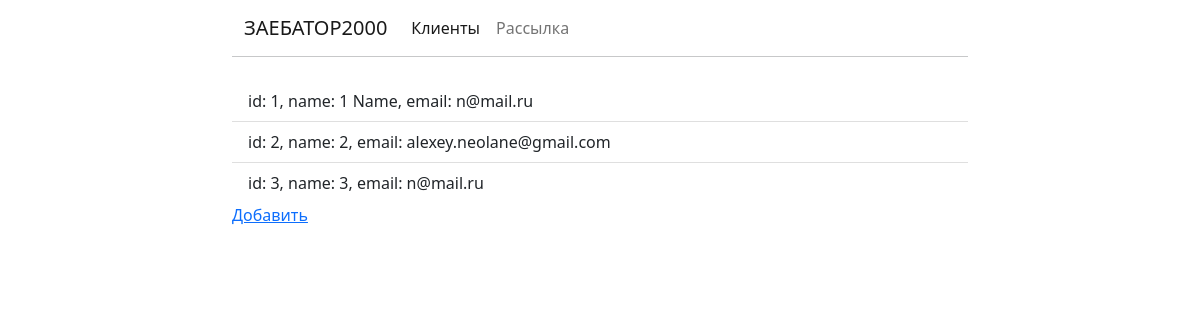
Before: /clients with the older database file.
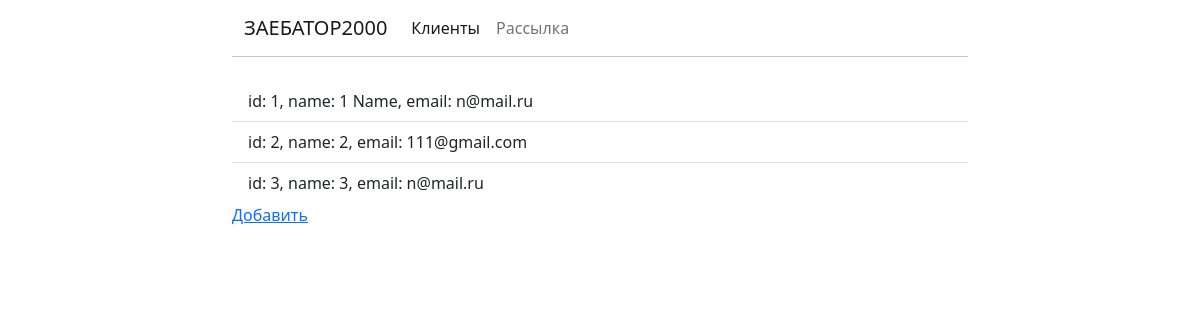
After: the same page with the newer database file.
### mails/models.py (models this page shows, shortened)
class Client(models.Model):
  name = models.CharField(max_length=200)
  email = models.EmailField(max_length=500)

### mails/views.py (the view)
# urls.py: path('clients', views.ClientListView.as_view(), name='client-list'),
class ClientListView(generic.ListView):
  model = Client

### mails/templates/mails/client_list.html
{% extends 'base.html' %}
{% load crispy_forms_tags %}
{% block content %}
<div class="list-group list-group-flush">
  {% for client in object_list %}
  <a href="{% url 'client-update' client.id %}" class="list-group-item list-group-item-action" aria-current="true">
    id: {{client.id}}, name: {{ client.name }}, email: {{ client.email }}
  </a>
  {% endfor %}
</div>
<a href="{% url 'client-add' %}" class="link-primary">Добавить</a>
{% endblock %}

Changed rows visible on the page:
changed Client id 2: email "alexey.neolane@gmail.com" → "111@gmail.com"
